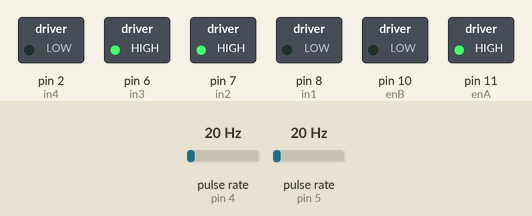
Simulated run of this sketch. Board: Arduino Uno, built with avr-gcc and run on an emulated ATmega328P. Shown: switched loads named in the sketch (green lamp = pin HIGH). Wiring (inferred from the names in the program): 2 × pulse sensor: data pin 4 / data pin 5. The test bench sets the inputs (shaded band); at power-on: pulse rate (sensors on pin 4, pin 5) 20 Hz.

Above: at 1.2 s.
1.3 s: pulse rate (sensor on pin 4) set to 4 Hz
At 2.2 s:
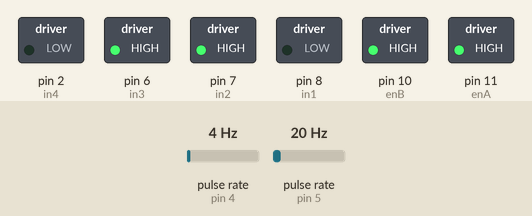
2.8 s: pulse rate (sensor on pin 4) set to 50 Hz
5.8 s: pulse rate (sensor on pin 5) set to 100 Hz
8.8 s: pulse rate (sensor on pin 5) set to 107 Hz
Timing chart, 0 to 11.4 s (numbered marks = the images above; inputs shaded):
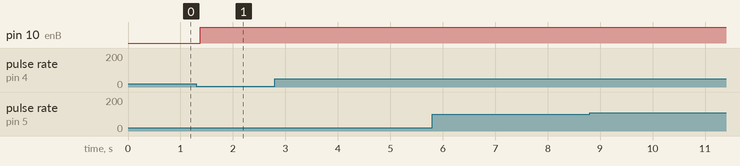

The sketch:

optical_encoder3.ino
```cpp
#include <avr/io.h>
#include <avr/interrupt.h>
#define SET_BIT(var, pos) ((var) |= (1 << (pos)))
#define CLEAR_BIT(var, pos) ((var) &= ~(1 << (pos)))
#define TOGGLE_BIT(var, pos) ((var) ^= (1 << (pos)))
#define enA 11 // left-->timer0
#define enB 10 // right-->timer1
#define in1 8
#define in2 7
#define in3 6
#define in4 2
void initTimer0();
void initTimer1();
void adjustMotors(int, int);
int timer0OVFCount = 0;
int timer1OVFCount = 0;
int prevTCNT0 = 0;
int pwmOutputA = 255;
int pwmOutputB = 255;

void setup()
{
    // put your setup code here, to run once:
    Serial.begin(9600);
    pinMode(enA, OUTPUT);
    pinMode(enB, OUTPUT);
    pinMode(in1, OUTPUT);
    pinMode(in2, OUTPUT);
    pinMode(in3, OUTPUT);
    pinMode(in4, OUTPUT);

    pinMode(4, INPUT);            // timer0 for right wheel
    pinMode(5, INPUT);            // timer1 for left wheel
    analogWrite(enA, pwmOutputA); // Send PWM signal to L298N Enable pin
    analogWrite(enB, pwmOutputB); // Send PWM signal to L298N Enable pin

    digitalWrite(in1, LOW);
    digitalWrite(in2, HIGH);

    digitalWrite(in3, HIGH);
    digitalWrite(in4, LOW);
    // _delay_ms(100);

    initTimer0();
    initTimer1();
    // enable global interrupts
    sei();
    timer0OVFCount = 0;
    timer1OVFCount = 0;
}

void loop()
{
    if (timer0OVFCount == 0)
    {
        if (prevTCNT0 > TCNT0)
            timer0OVFCount++;
        prevTCNT0 = TCNT0;
    }
    int synchronizedTimer0Value = (timer0OVFCount * 256) + TCNT0;
    int synchronizedTimer1Value = (timer1OVFCount * 256) + TCNT1;
    // Serial.print("Counter0 Value:");
    // Serial.print(TCNT0);
    // Serial.print("    Counter1 Value:");
    // Serial.print(TCNT1);
    // Serial.print("    sync0 Value:");
    // Serial.print(synchronizedTimer0Value);
    // Serial.print("    sync1 Value:");
    // Serial.print(synchronizedTimer1Value);
    // Serial.print("   ovf0 ");
    // Serial.println(timer0OVFCount);
    // PID gains and computation
    float kp = 2.0;
    float kd = 1.0;
    float ki = 1.0;
    int error=synchronizedTimer0Value-synchronizedTimer1Value;
    float u = pidController(error, kp, kd, ki);
    // Control motor 2 based on PID
    moveMotor(enB, u);

}

void initTimer0()
{
    TIMSK0 |= (1 << OCIE0A); // enable CTC interrupt
    // rising edge
    SET_BIT(TCCR0B, CS00);
    SET_BIT(TCCR0B, CS01);
    SET_BIT(TCCR0B, CS02);
    // Non PWM mode FOC2A=1
    TCCR0B |= (1 << FOC0A);
    TCCR0A |= (1 << WGM01); // CTC Mode
    OCR0A = 255;
    TCNT0 = 0;
}
void initTimer1()
{
    // rising edge
    SET_BIT(TCCR1B, CS00);
    SET_BIT(TCCR1B, CS01);
    SET_BIT(TCCR1B, CS02);
    TCCR1A = 0x00;           // enable 16 bit counter
    TIMSK1 |= (1 << OCIE1A); // enable CTC interrupt
    // Non PWM mode FOC2A=1
    // TCCR1C |= (1 << FOC1A);
    TCCR1B |= (1 << WGM12); // CTC Mode
    OCR1A = 255;
    TCNT1 = 0;
}

ISR(TIMER0_COMPA_vect)
{
    timer0OVFCount++;
}

ISR(TIMER1_COMPA_vect)
{
    TCNT1 = 0;
    timer1OVFCount++;
}
void adjustMotors(int encoderValueA, int encoderValueB)
{
    // Calculate speed error
    // Serial.println(encoderValueA);
    // Serial.println(encoderValueB);

    int speedError = encoderValueA - encoderValueB;

    // Adjust motor speeds based on speed error
    if (speedError > 0)
    {
        pwmOutputB += speedError; // Increase PWM for motor B
    }
    else if (speedError < 0)
    {
        pwmOutputA -= speedError; // Increase PWM for motor A
    }

    Serial.print("pwmA ");
    Serial.print(pwmOutputA);
    Serial.print("    pwmB ");
    Serial.print(pwmOutputB);
    Serial.print("    error ");
    Serial.println(speedError);
    // Apply PWM outputs to motors
    analogWrite(enA, pwmOutputA);
    analogWrite(enB, pwmOutputB);
}

// Variables for PID Control
long previousTime = 0;
float ePrevious = 0;
float eIntegral = 0;

void moveMotor( int pwmPin, float u)
{
    // Maximum motor speed
    float speed = fabs(u);
    if (speed > 255)
    {
        speed = 255;
    }
    // Stop the motor during overshoot
    // if (encoder2Count > encoder1Count)
    // {
    //     speed = 0;
    // }

    analogWrite(pwmPin, speed);
}

float pidController(int e, float kp, float kd, float ki)
{

    // Compute the error, derivative, and integral
    float eDerivative = (e - ePrevious) ;
    eIntegral = eIntegral + e;

    // Compute the PID control signal
    float u = (kp * e) + (kd * eDerivative) + (ki * eIntegral);

    // Update variables for the next iteration
    ePrevious = e;
    return u;
}
```

Measured:
- after the input at 1.3 s, pin 10 (enB): LOW → HIGH after 0.07 s
- after the input at 5.8 s, every drawn part: stays the same
